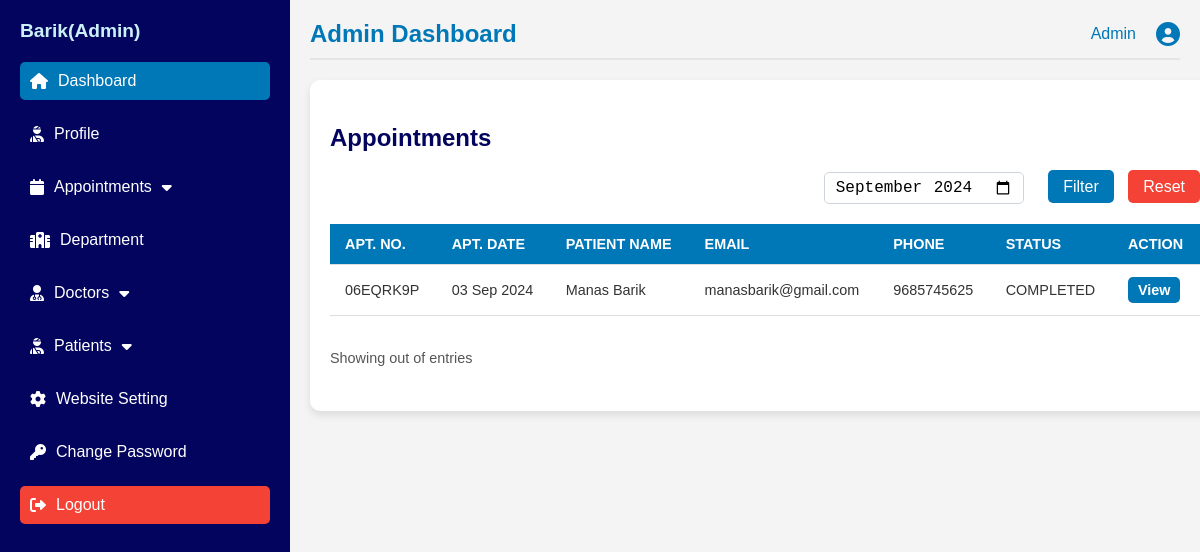
/admin_appointments_history/ (signed in), run on the app's committed database.
### doctorapp/models.py (models this page shows, shortened)
class Appointment(models.Model):
    STATUS_CHOICES = [
        ('booked', 'Booked'),
        ('cancelled', 'Cancelled'),
        ('completed', 'Completed'),
    ]
    CONSULTATION_STATUS_CHOICES = [
        ('pending', 'Pending'),
        ('completed', 'Completed'),
        ('failed', 'Failed'),
    ]
    apt_no = models.CharField(max_length=20,primary_key=True)
    apt_date = models.DateField()
    doctor = models.ForeignKey(DoctorProfile, on_delete=models.CASCADE)
    patient = models.ForeignKey(PatientProfile, on_delete=models.CASCADE)
    patient_name = models.CharField(max_length=255)
    patient_email = models.EmailField()
    patient_phone = models.CharField(max_length=20)
    patient_age = models.PositiveIntegerField()
    patient_dob = models.DateField()
    patient_gender = models.CharField(max_length=10)
    patient_comment = models.TextField(blank=True, null=True)
    doctor_comment = models.TextField(blank=True, null=True)
    consultation_fees = models.DecimalField(max_digits=10, decimal_places=2, default=0.00)
    status = models.CharField(max_length=20, choices=STATUS_CHOICES, default='booked')
    consultation_status = models.CharField(max_length=20, choices=CONSULTATION_STATUS_CHOICES, default='pending')

### adminapp/views.py (the view)
# urls.py: path('admin_appointments_history/', admin_appointments_history, name='admin_appointments_history'),
@login_required
def admin_appointments_history(request):
    month = request.GET.get('month')
    if month:
        try:
            start_date = parse_date(f'{month}-01')
            end_date = start_date.replace(day=28) + timedelta(days=4)  # This will always get us to the end of the month
            end_date = end_date - timedelta(days=end_date.day)
            appointments = Appointment.objects.filter(apt_date__range=[start_date, end_date])
        except ValueError:
            appointments = Appointment.objects.all()
    else:
        appointments = Appointment.objects.all()
    context = {
        'appointments': appointments,
    }
    return render(request, 'admin_appointments_history.html', context)

### adminapp/templates/admin_appointments_history.html (shortened to what this page needs)
{% load static %}
<!DOCTYPE html>
<html lang="en">
<head>
  <link rel="stylesheet" type="text/css" href="{% static 'css/admincss/styles.css' %}">
  <link rel="stylesheet" href="https://cdnjs.cloudflare.com/ajax/libs/font-awesome/6.0.0-beta3/css/all.min.css">
</head>
<body>
  <div class="container">
    <nav class="sidebar">
      <div class="logo">
        <h2>{{ request.session.user_name }}(Admin)</h2>
      </div>
      <ul class="nav-links">
        <li><a href="{% url 'admin_dashboard' %}" class="active"><i class="fas fa-home"></i> Dashboard</a></li>
        <li><a href="{% url 'admin_profile' %}"><i class="fas fa-user-injured"></i>Profile</a></li>
        <li class="dropdown">
          <a href="#" class="dropdown-toggle">
            <i class="fas fa-calendar"></i> Appointments
            <i class="fas fa-caret-down"></i>
          </a>
        </li>
        <li><a href="{% url 'department_list' %}"><i class="fas fa-hospital"></i> Department</a></li>
        <li class="dropdown">
          <a href="" class="dropdown-toggle"><i class="fas fa-user-md"></i> Doctors <i
              class="fas fa-caret-down"></i></a>
        </li>
        <li class="dropdown">
          <a href="" class="dropdown-toggle"><i class="fas fa-user-injured"></i> Patients <i
          class="fas fa-caret-down"></i></a>
        </li>
        <li><a href="{% url 'website_setting' %}"><i class="fas fa-cog"></i> Website Setting</a></li>
        <li><a href="{% url 'admin_update_password' %}"><i class="fas fa-key"></i> Change Password</a></li>
        <li><a href="{% url 'logout' %}" class="logout"><i class="fas fa-sign-out-alt"></i> Logout</a></li>
      </ul>
    </nav>
    <main class="dashboard">
      <header class="dashboard-header">
        <h1>Admin Dashboard</h1>
        <div class="user-profile">
          <span>Admin</span>
          <i class="fas fa-user-circle"></i>
        </div>
      </header>
      <section class="appointments">
        <h3>Appointments</h3>
        <div class="search-filter-reset">
            <form method="get" action="{% url 'admin_appointments_history' %}">
                <input type="month" id="month-picker" name="month" class="month-picker" value="{{ request.GET.month }}">
                <a href="" class="filter">Filter</a>
                <a href="" class="reset">Reset</a>
            </form>
        </div>
        <table class="appointments-table">
            <thead>
                <tr>
                    <th>APT. NO.</th>
                    <th>APT. DATE</th>
                    <th>PATIENT NAME</th>
                    <th>EMAIL</th>
                    <th>PHONE</th>
                    <th>STATUS</th>
                    <th>ACTION</th>
                </tr>
            </thead>
            <tbody>
                {% for appointment in appointments %}
                <tr>
                    <td>{{ appointment.apt_no }}</td>
                    <td>{{ appointment.apt_date|date:"d M Y" }}</td>
                    <td>{{ appointment.patient_name }}</td>
                    <td>{{ appointment.patient_email }}</td>
                    <td>{{ appointment.patient_phone }}</td>
                    <td><span class="status {{ appointment.status }}">{{ appointment.status|upper }}</span></td>
                    <td><a href="{% url 'admin_appointment_view' appointment.apt_no %}" class="view">View</a></td>
                </tr>
                {% empty %}
                <tr>
                    <td colspan="7">No appointments found.</td>
                </tr>
                {% endfor %}
            </tbody>
        </table>
        <div class="pagination-div">
            <div class="pagination-text">
                <p>Showing {{ appointments.number }} out of {{ appointments.paginator.num_pages }} entries</p>
            </div>
        </div>
    </section>
        </main>
    </div>
</body>
</html>

### static/css/admincss/styles.css (style rules this page uses)
body { font-family: 'Arial', sans-serif; margin: 0; padding: 0; background-color: #f8f9fa; }
.container { display: flex; }
.sidebar { width: 250px; background-color: #03045e; height: 100vh; color: white; padding: 20px; }
.logo h2 { text-align: center; font-size: 18px; margin: 10px 0; color: #caf0f8; }
.nav-links { list-style-type: none; padding: 0; }
.nav-links li { margin-bottom: 15px; }
.nav-links a { text-decoration: none; color: white; font-size: 16px; display: flex; align-items: center; padding: 10px; border-radius: 5px; transition: background 0.3s; }
.nav-links a:hover, .nav-links a.active { background-color: #0077b6; }
.nav-links i { margin-right: 10px; }
.logout { background-color: #f44336; margin-top: auto; }
.dropdown { position: relative; }
.dropdown-toggle { display: inline-flex; align-items: center; }
.fa-caret-down { padding-left: 10px; }
.dashboard { flex-grow: 1; padding: 20px; }
.dashboard-header { display: flex; justify-content: space-between; align-items: center; border-bottom: 2px solid #e5e5e5; padding-bottom: 10px; }
.dashboard-header h1 { font-size: 24px; color: #0077b6; }
.user-profile { font-size: 16px; color: #0077b6; display: flex; align-items: center; }
.user-profile i { margin-left: 10px; font-size: 24px; }
body { font-family: Arial, sans-serif; margin: 0; padding: 0; }
.container { display: flex; flex-direction: row; min-height: 100vh; }
.sidebar { width: 250px; background-color: #03045e; color: white; display: flex; flex-direction: column; padding: 20px; box-shadow: 2px 0 5px rgba(0, 0, 0, 0.1); }
.sidebar .logo { display: flex; align-items: center; margin-bottom: 20px; }
.sidebar .logo h2 { font-size: 1.2rem; margin: 0; }
.sidebar .nav-links { list-style: none; padding: 0; margin: 0; }
.sidebar .nav-links li { margin-bottom: 15px; }
.sidebar .nav-links a { color: white; text-decoration: none; font-size: 1rem; display: flex; align-items: center; }
.sidebar .nav-links a i { margin-right: 10px; }
.sidebar .nav-links .active { background-color: #0077b6; padding: 10px; border-radius: 5px; }
.dashboard { flex: 1; padding: 20px; background-color: #f4f4f4; }
.dashboard-header { display: flex; justify-content: space-between; align-items: center; margin-bottom: 20px; }
.dashboard-header h1 { margin: 0; }
.user-profile { display: flex; align-items: center; }
.user-profile span { margin-right: 10px; }
.user-profile i { font-size: 1.5rem; }
.appointments-table { width: 100%; border-collapse: collapse; }
.appointments-table th, .appointments-table td { padding: 15px; text-align: left; border-bottom: 1px solid #ddd; }
.appointments-table th { background-color: #caf0f8; color: #03045e; }
.dropdown { position: relative; display: inline-block; }
.appointments { background-color: #ffffff; padding: 20px; border-radius: 10px; box-shadow: 0 4px 8px rgba(0, 0, 0, 0.1); margin-top: 20px; width: 100%; }
.appointments h3 { font-size: 1.5rem; color: #03045e; margin-bottom: 20px; }
.search-filter-reset { display: flex; justify-content: flex-end; align-items: center; margin-bottom: 20px; }
.search-filter-reset .month-picker { padding: 5px 10px; font-size: 1rem; border-radius: 5px; border: 1px solid #ced4da; margin-right: 10px; }
.search-filter-reset a { padding: 8px 15px; font-size: 1rem; color: #ffffff; border-radius: 5px; text-decoration: none; margin-left: 10px; transition: background 0.3s; }
.search-filter-reset .filter { background-color: #0077b6; }
.search-filter-reset .reset { background-color: #f44336; }
.appointments-table { width: 100%; border-collapse: collapse; margin-bottom: 20px; }
.appointments-table th, .appointments-table td { padding: 12px 15px; text-align: left; border-bottom: 1px solid #ddd; }
.appointments-table th { background-color: #0077b6; color: white; font-size: 0.9rem; }
.appointments-table td { font-size: 0.9rem; color: #333; }
.appointments-table .view { background-color: #0077b6; color: white; padding: 5px 10px; border-radius: 5px; text-decoration: none; text-align: center; display: inline-block; font-weight: bold; }
.pagination-div { display: flex; justify-content: space-between; }
.pagination-text { margin-bottom: 10px; font-size: 0.9rem; color: #555; }

### data on the page
Appointment: apt_no "06EQRK9P", apt_date "03 Sep 2024", patient_name "Manas Barik", patient_email "manasbarik@gmail.com", patient_phone "9685745625", status "COMPLETED"

### other printed values
{{ request.session.user_name }} "Barik"
